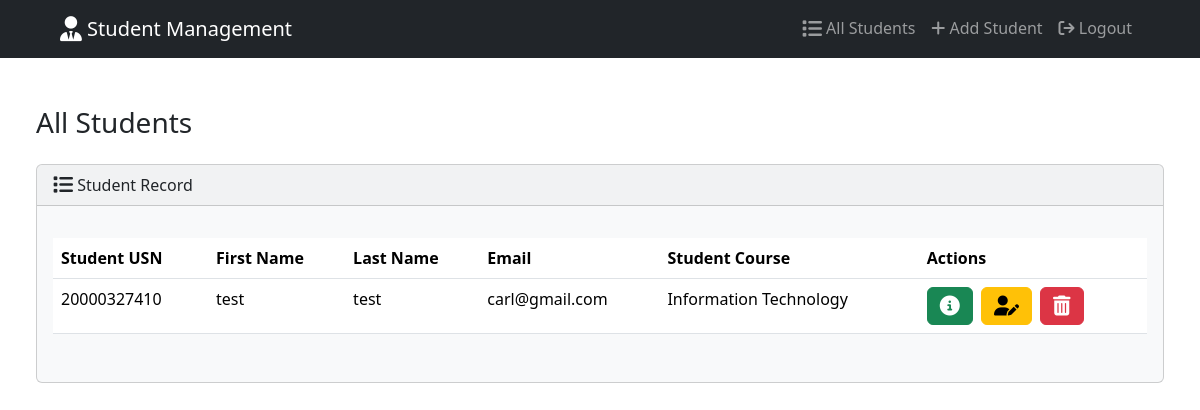
/index/ (signed in), run on an earlier commit of the app's database.
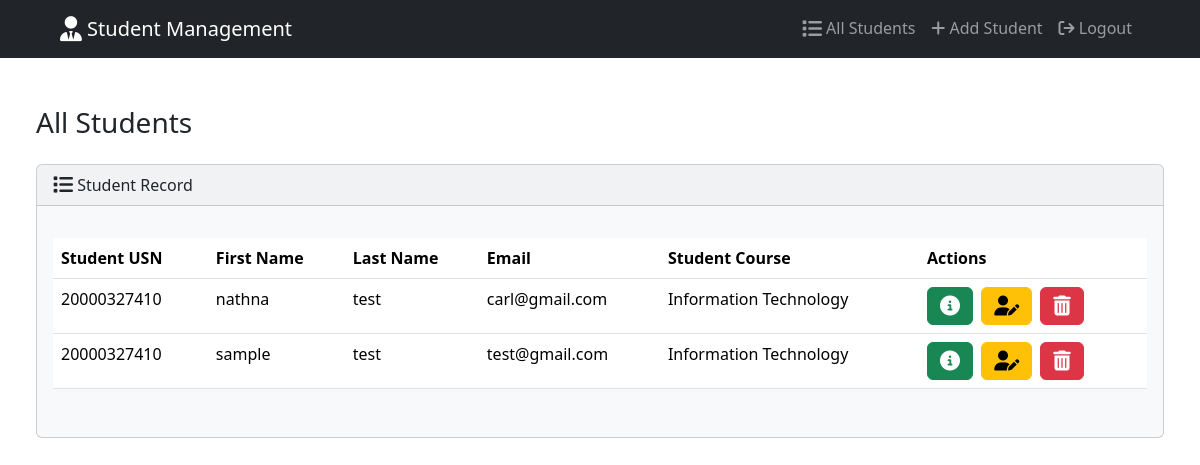
And on a later commit of the database.
### myapp/models.py (models this page shows, shortened)
class Student(models.Model):
    student_usn = models.PositiveIntegerField()
    first_name = models.CharField(max_length=50)
    last_name = models.CharField(max_length=50)
    email = models.EmailField(max_length=100)
    student_course = models.ForeignKey(Course, on_delete=models.SET_NULL, null=True, related_name="students")

class Course(models.Model):
    name = models.CharField(max_length=50, unique=True)
    def __str__(self):
        return self.name

### myapp/views.py (the view)
# urls.py: path("index/", views.index, name="index"),
def index(request):
    return render(request, "index.html", {
        'students': Student.objects.all()
    })

### myapp/templates/index.html (shortened to what this page needs)
{% extends "base.html" %}
{% block body %}
{% if user.is_authenticated %}
<h3 class="m-4">All Students</h3>
<div class="row">
    <div class="col-12">
        {% if students %}
            <div class="card bg-light ms-4 me-4 mb-4">
                <div class="card-header">
                    <i class="fa-solid fa-list fa-lg"></i> Student Record
                </div>
                <div class="card-body">
                <p class="card-text">
                    <div class="table-responsive">
                        <table class="table table-hover">
                            <thead>
                              <tr>
                                <th scope="col">Student USN</th>
                                <th scope="col">First Name</th>
                                <th scope="col">Last Name</th>
                                <th scope="col">Email</th>
                                <th scope="col">Student Course</th>
                                <th scope="col">Actions</th>
                              </tr>
                            </thead>
                            <tbody>
                                {% for student in students %}
                                <tr>
                                    <td>{{student.student_usn}}</td>
                                    <td>{{student.first_name}}</td>
                                    <td>{{student.last_name}}</td>
                                    <td>{{student.email}}</td>
                                    <td>{{ student.student_course.name }}</td>
                                    <td>
                                        <button type="button" class="btn btn-success me-1" href="{% url 'view_student' student.id %}" data-bs-toggle="modal" data-bs-target="#myModal{{student.id}}">
                                            <i class="fa-solid fa-circle-info fa-lg"></i>
                                        </button>
                                          <a class="btn btn-warning me-1" href="{% url 'edit' student.id %}">
                                            <i class="fa-solid fa-user-pen fa-lg"></i>
                                          </a>
                                          <button type="button" class="btn btn-danger" data-bs-toggle="modal" data-bs-target="#delete{{student.id}}">
                                            <i class="fa-solid fa-trash-can fa-lg"></i>
                                          </button>
                                    </td>
                                </tr>
                                {% endfor %}
                            </tbody>
                          </table>
                    </div>
                </p>
                </div>
            </div>
        {% else %}
            <h5 class="alert alert-primary ms-4 me-4">No Student Records</h5>
        {% endif %}
    </div>
</div>
{% endif %}
{% endblock %}

### myapp/templates/base.html (shortened to what this page needs)
<!DOCTYPE html>
<html lang="en">
<head>
    <link rel="stylesheet" href="https://cdnjs.cloudflare.com/ajax/libs/font-awesome/6.5.1/css/all.min.css" />
    <link href="https://cdn.jsdelivr.net/npm/bootstrap@5.3.3/dist/css/bootstrap.min.css" rel="stylesheet">
</head>
<body class="d-flex flex-column min-vh-100">
    <nav class="navbar navbar-expand-lg bg-dark ps-5 nav-underline" data-bs-theme="dark">
        <div class="container-fluid">
          {% if user.is_authenticated %}
          <a class="navbar-brand" href="{% url 'index' %}">
            <i class="fa-solid fa-user-tie fa-lg"></i> Student Management
         </a>
         {% else %}
         <a class="navbar-brand">
          <i class="fa-solid fa-user-tie fa-lg"></i> Student Management
        </a>
        {% endif %}
          <div class="collapse navbar-collapse" id="navbarColor02">
            <ul class="navbar-nav ms-auto mb-2 mb-lg-0 pe-5">
              {% if user.is_authenticated %}
              <li class="nav-item">
                <a class="nav-link" href="{% url 'index' %}">
                    <i class="fa-solid fa-list fa-lg"> </i>  All Students
                </a>
              </li>
              <li class="nav-item">
                <a class="nav-link" href="{% url 'add' %}">
                    <i class="fa-solid fa-plus"></i>  Add Student
                </a>
              </li>
              <li class="nav-item">
                <a class="nav-link" href="{% url 'logout' %}">
                  <i class="fa-solid fa-arrow-right-from-bracket"></i> Logout
                </a>
              </li>
              {% endif %}
            </ul>
          </div>
        </div>
      </nav>
      <div class="container">
        <br/>
      </div>
      <div class="container-fluid">
        {% block body %}
        {% endblock %}
      </div>
</body>
</html>

What changed in the data, as far as the page shows it:
changed Student "carl@gmail.com": first_name "test" → "nathna"
added Student: student_usn "20000327410", first_name "sample", last_name "test", email "test@gmail.com", student_course.name "Information Technology"
